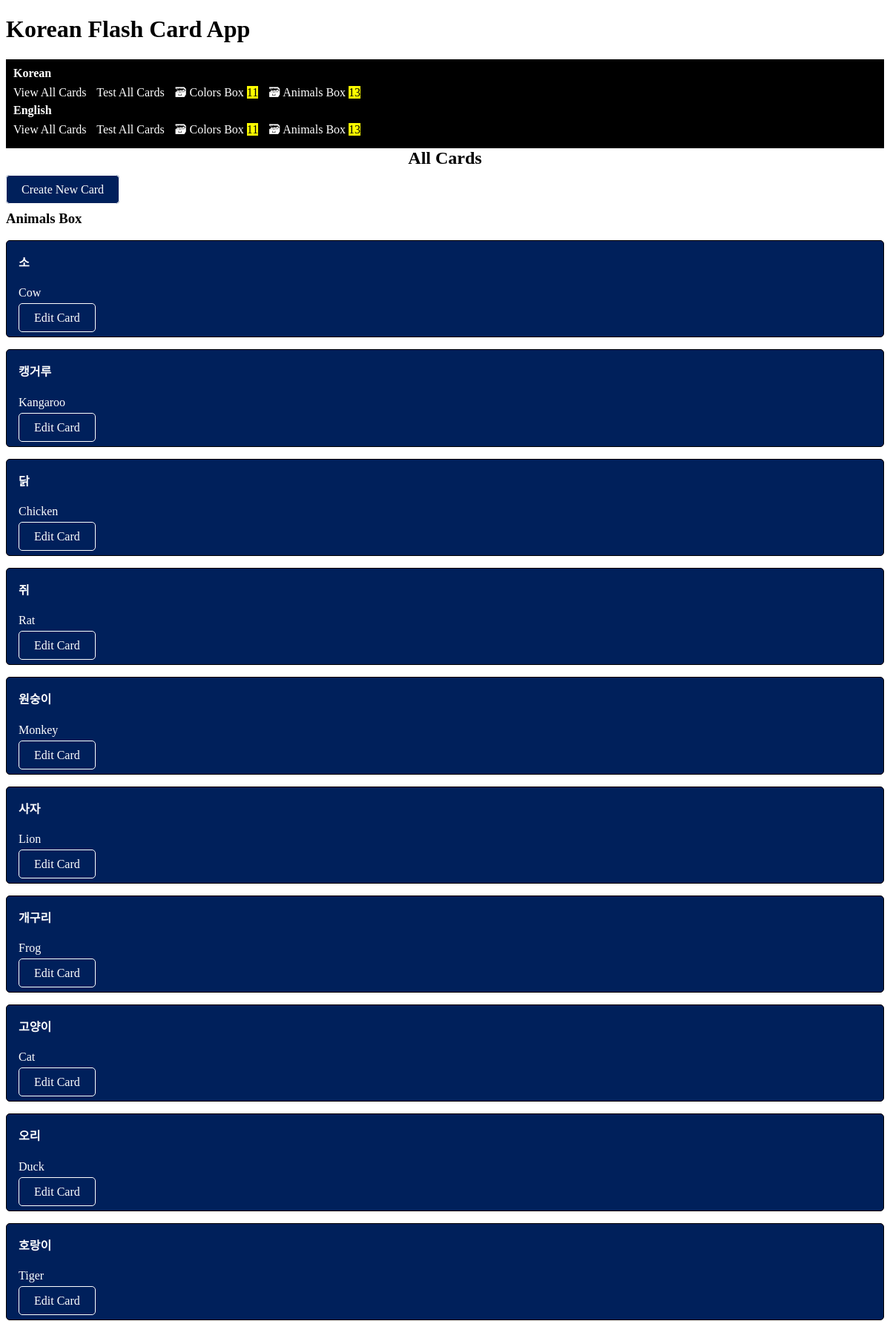
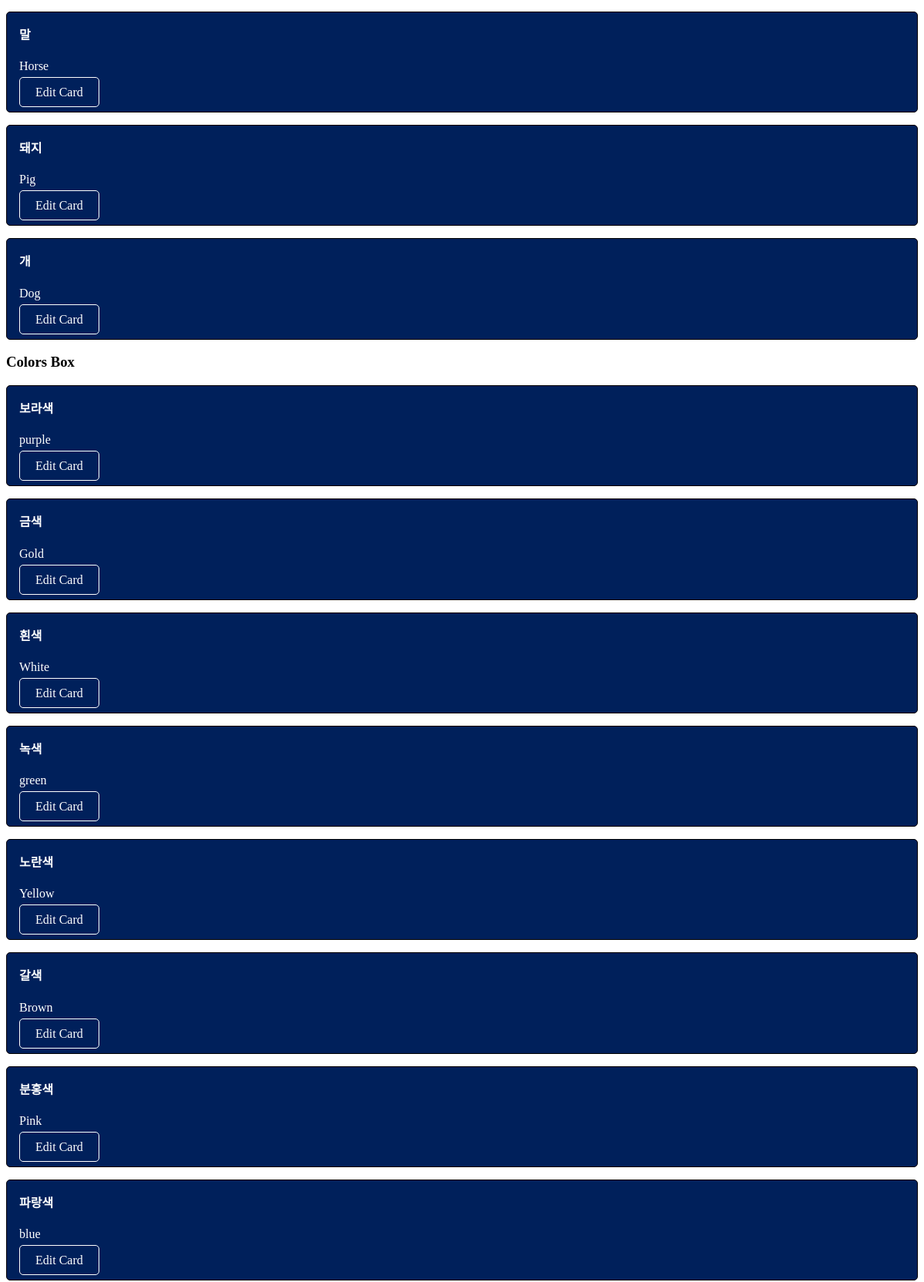
The page / (upper part) on the database its author committed (2 pictures, top to bottom).
### cards/models.py (models this page shows, shortened)
class Card(models.Model):
    korean = models.CharField(max_length=100)
    english = models.CharField(max_length=100)
    box = models.CharField(max_length=100)
    last_tested = models.DateTimeField(auto_now_add=True)

### cards/views.py (the view)
class KCardListView(ListView):
    model = Card
    template_name = "cards/k_card_list.html"
    queryset = Card.objects.all().order_by("box", "-last_tested")

### cards/templatetags/cards_tags.py (called while the page is built)
@register.inclusion_tag("cards/k_box_links.html")
def k_boxes_as_links():
    boxes = []
    unique_box_numbers = Card.objects.values_list('box', flat=True).distinct()
    for box_name in unique_box_numbers:
        threshold_time = timezone.now() - timedelta(minutes=30)
        eligible_count = Card.objects.filter(box=box_name, last_tested__lte=threshold_time).count()
        boxes.append({
            "number": box_name,
            "card_count": eligible_count,
        })
    return {"boxes": boxes}

@register.inclusion_tag("cards/e_box_links.html")
def e_boxes_as_links():
    boxes = []
    unique_box_numbers = Card.objects.values_list('box', flat=True).distinct()
    for box_name in unique_box_numbers:
        threshold_time = timezone.now() - timedelta(minutes=30)
        eligible_count = Card.objects.filter(box=box_name, last_tested__lte=threshold_time).count()
        boxes.append({
            "number": box_name,
            "card_count": eligible_count,
        })
    return {"boxes": boxes}

### cards/templates/cards/k_card_list.html
{% extends "cards/base.html" %}
{% block content %}
    <h2>
        All Cards
    </h2>
    <a href="{% url 'card-create' %}" role="button">
        Create New Card
    </a>
    {% for card in card_list %}
        {% ifchanged %}
            <h3> {{ card.box }} Box</h3>
        {% endifchanged %}
        {% include "cards/card.html" %}
    {% endfor %}
{% endblock content %}

### cards/templates/cards/base.html (shortened to what this page needs)
<!DOCTYPE html>
<html lang="en">
<head>
    <link rel="stylesheet" href="https://cdn.simplecss.org/simple.min.css">
</head>
<body>
    <header>
        <h1> Korean Flash Card App </h1>
        {% include "cards/navigation.html" %}
    </header>
    <main>
        {% block content %}{% endblock content %}
    </main>
</body>
</html>

### cards/templates/cards/navigation.html (shortened to what this page needs)
{% load cards_tags %}
<nav>
    <div class="language-section">
        <span class="language-heading">Korean</span>
        <a href="{% url 'k-card-list' %}">View All Cards</a>
        <a href="{% url 'all-korean' %}">Test All Cards</a>
        {% k_boxes_as_links %}
    </div>
    <br>
    <div class="language-section">
        <span class="language-heading">English</span>
        <a href="{% url 'e-card-list' %}">View All Cards</a>
        <a href="{% url 'all-english' %}">Test All Cards</a>
        {% e_boxes_as_links %}
    </div>
</nav>

### cards/templates/cards/k_box_links.html
{% for box in boxes %}
    <a href="{% url 'kbox' box_name=box.number %}">
        🗃 {{ box.number }} Box <mark>{{ box.card_count }}</mark>
    </a>
{% endfor %}

### cards/templates/cards/e_box_links.html
{% for box in boxes %}
    <a href="{% url 'ebox' box_name=box.number %}">
        🗃 {{ box.number }} Box <mark>{{ box.card_count }}</mark>
    </a>
{% endfor %}

### cards/templates/cards/card.html
<article>
    <h4>{{ card.korean }}</h4>
    {% if check_card %}
    <details>
        <summary>Reveal Answer</summary>
        <p>{{ card.english }}</p>
    </details>
    <hr>
    {% include "cards/card_check_form.html" with solved=True %}
    {% include "cards/card_check_form.html" with solved=False %}
    {% elif all_check_card %}
    <details>
        <summary>Reveal Answer</summary>
        <p>{{ card.english }}</p>
    </details>
    <hr>
    {% else %}
        <p>{{ card.english }}</p>
        <a href="{% url 'card-update' card.id %}" role="button">
        Edit Card
        </a>
    {% endif %}
 </article>

### cards/templates/cards/base.html (style rules this page uses)
:root { --accent: white; --accent-bg: black; --bg: #BA0C2F; --text: white; --text-light: #585858; --border: Black; --code: #d81b60; --preformatted: #BA0C2F; }
article { background-color: #00205B;; border: 1px solid var(--border); border-radius: 5px; padding: 1em; margin: 1em 0; color: White; }
h2 { text-align: center; }
h2, h4 { margin-top: 0; }
button, a[role="button"] { color: White; text-decoration: none; background-color: #00205B; padding: 10px 20px; border-radius: 5px; border: 1px solid #ffffff; border-radius: 5px; }

### cards/templates/cards/navigation.html (style rules this page uses)
nav { background-color: black; color: white; padding: 10px; }
.language-section { display: inline-block; margin-right: 20px; }
.language-heading { display: block; font-weight: bold; margin-bottom: 5px; }
a { color: white; text-decoration: none; margin-right: 10px; }

### rows shown on the page
Card: number "Colors", card_count "11", korean "노란색", english "Yellow"
Card: box "Animals", korean "소", english "Cow"
Card: korean "캥거루", english "Kangaroo"
Card: korean "닭", english "Chicken"
Card: korean "쥐", english "Rat"
Card: korean "원숭이", english "Monkey"
Card: korean "사자", english "Lion"
Card: korean "개구리", english "Frog"
Card: korean "고양이", english "Cat"
Card: korean "오리", english "Duck"
Card: korean "호랑이", english "Tiger"
Card: korean "말", english "Horse"
Card: korean "돼지", english "Pig"
Card: korean "개", english "Dog"
Card: box "Colors", korean "보라색", english "purple"
Card: korean "금색", english "Gold"
Card: korean "흰색", english "White"
Card: korean "녹색", english "green"
Card: korean "갈색", english "Brown"
Card: korean "분홍색", english "Pink"
Card: korean "파랑색", english "blue"

### other values the page prints
{{ box.number }} "Animals"
{{ box.card_count }} "13"
